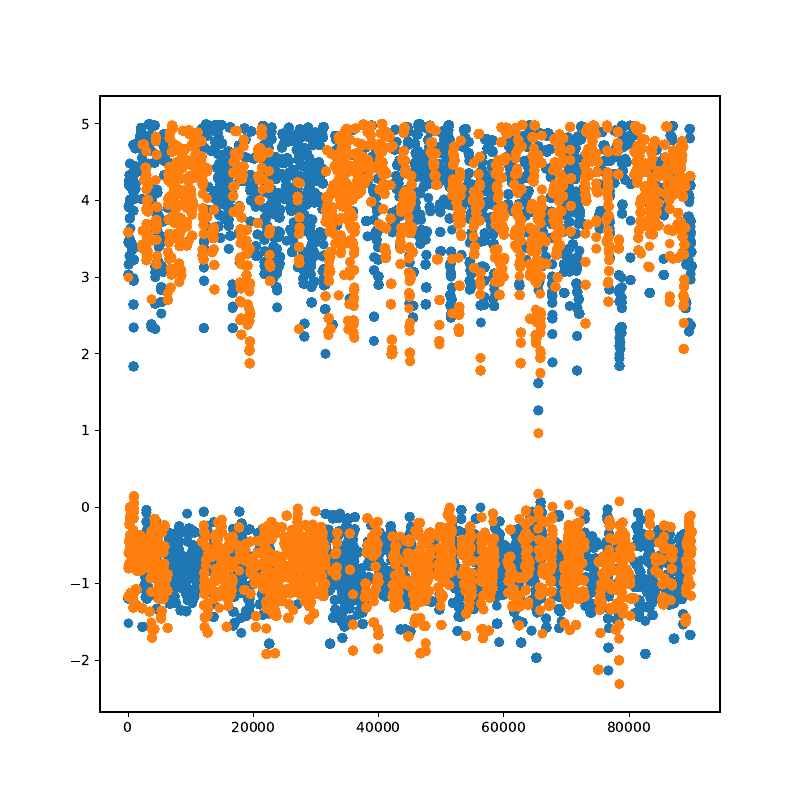

This chart was generated by the following Python code:
"""
MCMC for fake GW data
"""

import os
import sys
import warnings
import numpy as np
from matplotlib import pyplot as plt
from chainconsumer import ChainConsumer
from matplotlib.backends.backend_pdf import PdfPages
plt.rcParams['figure.figsize'] = (8,8)
warnings.filterwarnings("ignore")


MCMC_STEPS = 100000
Sn_range = (0,30)
i_range = (-5,5)


def pBar(iterations, prefix='', bar_length=40):
	"""
	example: for i in pBar(range(50), 'Computing:'):
	"""
	def show(current):
		remaining = int(bar_length*current/len(iterations))
		sys.stdout.write( '    %s [%s%s] %i/%i [%i%%]\r'%\
			(prefix, u'█'*remaining, '.'*(bar_length-remaining), current, len(iterations), (current/len(iterations))*100))
		sys.stdout.flush()  
	show(0)
	for index, value in enumerate(iterations):
		yield value
		show(index+1)
	sys.stdout.write('\n')
	sys.stdout.flush()
	return


def PSD(i, time_obs, S_alpha, alpha, S_beta, beta):

	fmin = 0.001
	fref = 0.25

	f = i/time_obs

	if f < fmin:
		f = fmin

	return np.sqrt(time_obs) * (S_alpha * (f/fref)**alpha + S_beta * (f/fref)**beta) * 2


def log_likelihood(data, theta, dataset_range):

	network_logL = 0.0
	for i in range(dataset_range[0], dataset_range[1]+1):
		network_logL += _log_likelihood(data[i], theta)

	return network_logL


def _log_likelihood(data, theta):

	Sn_alpha, alpha, Sn_beta, beta = theta

	chi2 = 0.0
	norm = 0.0
	Sn = np.zeros(len(data['dFFT']))

	for i in range(len(data['dFFT'])):
		Sn[i] = PSD(i, int(len(data['time'])), Sn_alpha, alpha, Sn_beta, beta)
		chi2 += np.real(data['dFFT'][i] * np.conjugate(data['dFFT'][i]) / Sn[i])
		norm -= 0.5 * np.log(Sn[i])

	return -0.5 * chi2 + norm


def log_prior(theta):

	Sn_alpha, alpha, Sn_beta, beta = theta

	if Sn_range[0] <= Sn_alpha <= Sn_range[1] and 
	   Sn_range[0] <= Sn_beta <= Sn_range[1] and 
	   i_range[0] <= alpha <= i_range[1] and 
	   i_range[0] <= beta <= i_range[1]:
		return 0.0
	else:
		return -np.inf


def gaussian_proposal(theta):

	Sn_alpha, alpha, Sn_beta, beta = theta

	Sn_alpha += np.random.normal(0,10)
	alpha += np.random.normal(0,0.5)
	Sn_beta += np.random.normal(0,10)
	beta += np.random.normal(0,0.5)

	return np.array([Sn_alpha, alpha, Sn_beta, beta])


def uniform_proposal():

	Sn_alpha = np.random.uniform(Sn_range[0], Sn_range[1])
	alpha = np.random.uniform(i_range[0], i_range[1])
	Sn_beta = np.random.uniform(Sn_range[0], Sn_range[1])
	beta = np.random.uniform(i_range[0], i_range[1])

	return np.array([Sn_alpha, alpha, Sn_beta, beta])


def pick_proposal(theta):

	if np.random.uniform(0,1) < 0.5:
		theta_next = uniform_proposal()
	else:
		theta_next = gaussian_proposal(theta)

	return theta_next


def mcmc(data, dataset_range, pBarLabel=''):

	## initialize chain
	chain = []
	theta_curr = prior_proposal()
	logL_curr = log_likelihood(data, theta_curr, dataset_range)
	logP_curr = log_prior(theta_curr)

	for i in pBar(range(0, MCMC_STEPS), pBarLabel):

		## pick which proposal
		theta_next = proposal_distribution(theta_curr)

		## compute likelihood and prior
		logL_next = log_likelihood(data, theta_next, dataset_range)
		logP_next = log_prior(theta_next)

		## compute Hasting's ratio
		logH =  logL_next - logL_curr + logP_next - logP_curr

		## draw acceptance probability
		logA = np.log(np.random.uniform(0,1))

		## Metropolis-Hasting's decision
		if logH > logA:
			theta_curr = theta_next
			logL_curr = logL_next
			logP_curr = logP_next
		chain.append(theta_curr)

	## remove burn-in
	del chain[:int(MCMC_STEPS/10)]
	chain = np.array(chain)

	return chain


def main():

	## open plot pdf
	pdf_image = PdfPages(os.path.join(os.getcwd(), 'MCMC.pdf'))

	#### read datasets ####

	## get dataset file names
	data_dir = os.path.join(os.getcwd(), 'fake_data')
	datasets_list = [data_file for data_file in os.listdir(data_dir) if os.path.isfile(os.path.join(data_dir, data_file))]
	datasets_list.sort()

	## get dataset data
	data = {}
	for i in range(len(datasets_list)):
		dataset_data = {}
		dataset = np.transpose(np.loadtxt(os.path.join(data_dir, datasets_list[i])))
		dataset_data['time'] = dataset[0]
		dataset_data['data'] = dataset[1]
		dataset_data['dFFT'] = np.fft.rfft(dataset[1], norm='ortho')
		data[i] = dataset_data

	#### MCMC for dataset 0 ####

	## run the MCMC
	chain0 = mcmc(data, (0,0), 'MCMC 0: ')

	## plot the chain samples for alpha & beta
	fig = plt.figure(figsize=(8,8))
	ax = fig.add_subplot(111)
	plt.plot(np.arange(len(chain0)), chain0[:,1], 'o')
	plt.plot(np.arange(len(chain0)), chain0[:,3], 'o')
	pdf_image.savefig(fig)

	## plot the chain samples for Sn_{alpha} & Sn_{beta}
	fig = plt.figure(figsize=(8,8))
	ax = fig.add_subplot(111)
	plt.plot(np.arange(len(chain0)), chain0[:,0], 'o')
	plt.plot(np.arange(len(chain0)), chain0[:,2], 'o')
	pdf_image.savefig(fig)

	## corner plot
	fig = plt.figure(figsize=(8,8))
	ax = fig.add_subplot(111)
	c = ChainConsumer()
	c.add_chain(chain0, parameters=[r'$S_\alpha$', r'$\alpha$', r'$S_\beta$', r'$\beta$'])
	fig = c.plotter.plot()
	pdf_image.savefig(fig)

	#### MCMC for datasets 1 and 2 ####

	## run the MCMC
	chain1 = mcmc(data, (1,1), 'MCMC 1: ')
	chain2 = mcmc(data, (2,2), 'MCMC 2: ')

	## corner plot
	fig = plt.figure(figsize=(8,8))
	ax = fig.add_subplot(111)
	c = ChainConsumer()
	c.add_chain(chain0, parameters=[r'$S_\alpha$', r'$\alpha$', r'$S_\beta$', r'$\beta$'])
	c.add_chain(chain1, parameters=[r'$S_\alpha$', r'$\alpha$', r'$S_\beta$', r'$\beta$'])
	c.add_chain(chain2, parameters=[r'$S_\alpha$', r'$\alpha$', r'$S_\beta$', r'$\beta$'])
	fig = c.plotter.plot()
	pdf_image.savefig(fig)

	#### MCMC for joint-analysis of datasets ####

	## run the joint-analysis MCMC
	chain_joint = mcmc(data, (0,2), 'Joint MCMC: ')

	#### compare the posteriors from the joint-analysis to the posterior from one of the individual analyses ####

	## corner plot
	fig = plt.figure(figsize=(8,8))
	ax = fig.add_subplot(111)
	c = ChainConsumer()
	c.add_chain(chain0, parameters=[r'$S_\alpha$', r'$\alpha$', r'$S_\beta$', r'$\beta$'])
	c.add_chain(chain_joint, parameters=[r'$S_\alpha$', r'$\alpha$', r'$S_\beta$', r'$\beta$'])
	fig = c.plotter.plot()
	pdf_image.savefig(fig)

	## close plot pdf
	pdf_image.close()

	return


if __name__ == "__main__":

    main()
